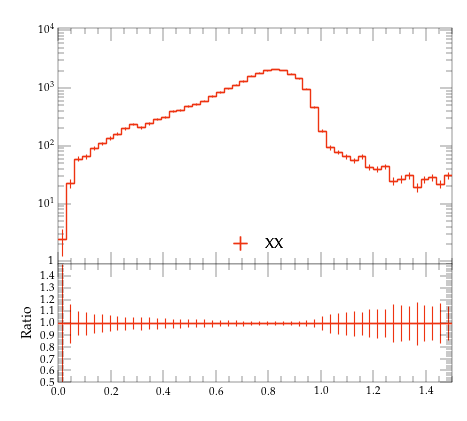

Here is the Python script that generated this plot:
#! /usr/bin/env python

# This Python script was auto-generated using YODA v2.0.2.
# Analysis object: /MC_HFJETS_NOTNORM/efracB
# Timestamp: 27-07-2026 (18:33:15)

import matplotlib as mpl
import matplotlib.pyplot as plt
mpl.use('Agg') # comment out for interactive use
import os
import numpy as np

plotDir = os.path.split(os.path.realpath(__file__))[0]
if 'YODA_USER_PLOT_PATH' in globals():
    plot_outdir = globals()['YODA_USER_PLOT_PATH']
else:
    plot_outdir = plotDir

#plot style
plt.style.use(os.path.join(plotDir, '../default.mplstyle'))
# plot metadata
figW, figH = plt.rcParams['figure.figsize']
ax_xLabel = r''
ax_yLabel = r''
ax_title  = r''
ax_xScale = 'linear'
ax_yScale = 'log'
xLims = (0.0, 1.5)
yLims = (0.9, 11000.0)

# TeX-friendly labels for the legend
labels = {
    'legend' : ([ r"XX" ], r""),
}

# Adjust canvas width and height
canvasW = 10.0
canvasH = 9.0
figW *= canvasW/10.
figH *= canvasH/9.

# Create figure and axis objects
fig, (ax, ratio0_ax) = plt.subplots(2, 1, sharex=True,
                  figsize=(figW,figH), gridspec_kw={'height_ratios': (6.0, 3.0)})

# Set figure margins
plt.subplots_adjust(
    left   = 1.0 * plt.rcParams['figure.subplot.left'],
    right  = 1.0 * plt.rcParams['figure.subplot.right'],
    top    = 1.0 * plt.rcParams['figure.subplot.top'],
    bottom = 1.0 * plt.rcParams['figure.subplot.bottom'])

ratio0_ax.yaxis.set_major_locator(mpl.ticker.MultipleLocator(0.1))
ratio0_ax.set_ylim(0.5, 1.4999)
ratio0_ax.set_ylabel('Ratio')

# the numerical data is stored in a separate file
dataf = dict()
prefix = os.path.split(__file__)[0]
if prefix:    prefix = prefix + '/'
exec(open(prefix+'efracB__data.py').read(), dataf)


legend_handles = dict() # keep track of handles for the legend

# style options for curves
# starts at zorder>=5 to draw curve on top of legend
styles = {
  'YYY': {
    'color' : '#EE3311',
    'linestyle' : '-',
    'linewidth' : 1,
    'marker' : 'none',
    'markersize' : 2,
    'capsize' : 0.0,
    'zorder' : 5,
    'histstyle' : 1,
    'drawstyle' : 'steps-pre',
    'xerrorbars' : 1,
    'yerrorbars' : 1,
    'fillcolor' : None,
    'fillopacity' : 1.0,
    'ratio0_linestyle' : '-',
    'ratio0_linewidth' : 1,
    'ratio0_marker' : 'none',
    'ratio0_markersize' : 2,
    'ratio0_capsize' : 0.0,
    'ratio0_zorder' : 5,
    'ratio0_histstyle' : 1,
    'ratio0_drawstyle' : 'steps-pre',
    'ratio0_xerrorbars' : 1,
    'ratio0_yerrorbars' : 1,
  },
}

# curve from input yoda files in main panel
for label, yvals in dataf['yvals'].items():
    if all(np.isnan(v) for v in dataf['yvals'][label]):
        continue
    tmp = None
    if styles[label]['histstyle']: # draw as histogram
        xpos = dataf['xedges'][label] if styles[label]['drawstyle'] else dataf['xpoints'][label]
        ypos = np.insert(yvals, 0, yvals[0]) if styles[label]['drawstyle'] else yvals
        if styles[label]['fillcolor']: # fill area below curve
            ax.fill_between(xpos, ypos, step='pre',
                            color=styles[label]['fillcolor'],
                            alpha=styles[label]['fillopacity'])
        tmp, = ax.plot(xpos, ypos,
                       color=styles[label]['color'],
                       linestyle=styles[label]['linestyle'],
                       linewidth=styles[label]['linewidth'],
                       drawstyle=styles[label]['drawstyle'], solid_joinstyle='miter',
                       zorder=styles[label]['zorder'], label=label)
    tmp = ax.errorbar(dataf['xpoints'][label], yvals,
                      xerr=np.array(dataf['xerrs'][label])*styles[label]['xerrorbars'],
                      yerr=np.array(dataf['yerrs'][label])*styles[label]['yerrorbars'],
                      fmt=styles[label]['marker'], capsize=styles[label]['capsize'],
                      markersize=styles[label]['markersize'],
                      ecolor=styles[label]['color'],
                      color=styles[label]['color'], zorder=styles[label]['zorder'])
    tmp[-1][0].set_linestyle(styles[label]['linestyle'])
    tmp[-1][0].set_linewidth(styles[label]['linewidth'])
    if label in dataf['add_legend_handle']:  legend_handles[label] = tmp
    for varLabel in dataf['variation_yvals'].keys():
        if varLabel.startswith(label):
            tmp, = ax.plot(dataf['xedges'][label], dataf['variation_yvals'][varLabel],
                           color=styles[label]['color'],
                           linestyle=styles[label]['linestyle'],
                           linewidth=styles[label]['linewidth'],
                           drawstyle='steps-pre', solid_joinstyle='miter',
                           zorder=styles[label]['zorder'], alpha=0.5)


# plots on ratio panel
# curve from input yoda files in ratio panel
for label, yvals in dataf['ratio0_yvals'].items():
    if all(np.isnan(v) for v in yvals):
        continue
    if styles[label]['ratio0_histstyle']: # plot as histogram
        xpos = dataf['xedges']['YYY'] if styles[label]['ratio0_drawstyle'] else dataf['xpoints']['YYY']
        ypos = np.insert(yvals, 0, yvals[0]) if styles[label]['ratio0_drawstyle'] else yvals
        ratio0_ax.plot(xpos, ypos,
                       color=styles[label]['color'],
                       linewidth=styles[label]['linewidth'],
                       linestyle=styles[label]['ratio0_linestyle'],
                       drawstyle=styles[label]['ratio0_drawstyle'], zorder=styles[label]['zorder'],
                       solid_joinstyle='miter')
    tmp = ratio0_ax.errorbar(dataf['xpoints']['YYY'], yvals,
                             xerr=np.array(dataf['ref_xerrs'])*styles[label]['ratio0_xerrorbars'],
                             yerr=np.array(dataf['ratio0_yerrs'][label])*styles[label]['ratio0_yerrorbars'],
                             fmt=styles[label]['ratio0_marker'], capsize=styles[label]['ratio0_capsize'],
                             markersize=styles[label]['ratio0_markersize'],
                             ecolor=styles[label]['color'],
                             color=styles[label]['color'])
    tmp[-1][0].set_linestyle(styles[label]['ratio0_linestyle'])
    tmp[-1][0].set_linewidth(styles[label]['ratio0_linewidth'])

    for varlabel in dataf['ratio0_variation_vals'].keys():
        if varlabel.startswith(label):
            ratio0_ax.plot(dataf['xedges']['YYY'],
                            dataf['ratio0_variation_vals'][varlabel],
                            color=styles[label]['color'],
                            linestyle=styles[label]['linestyle'],
                            linewidth=styles[label]['linewidth'],
                            drawstyle='steps-pre', solid_joinstyle='miter',
                            zorder=1, alpha=0.5)

legend_items = list(legend_handles.values())
ax.add_artist(ax.legend(legend_items,
                        labels['legend'][0],
                        title=labels['legend'][1],
                        alignment='left',
                        loc='lower center',
                        bbox_to_anchor=(0.5, 0.0)))

# set plot metadata as defined above
ratio0_ax.set_xlabel(ax_xLabel)
ratio0_ax.xaxis.set_label_coords(1., -0.15)
ax.set_ylabel(ax_yLabel, ha='right', va='top')
ax.yaxis.set_label_coords(-0.11, 1.0)
ax.set_title(ax_title, loc='left')
ax.set_xscale(ax_xScale)
ax.set_yscale(ax_yScale)
ax.set_xlim(xLims)
ax.set_ylim(yLims)

# tick formatting
plt.rcParams['xtick.top'] = True
plt.rcParams['ytick.right'] = True
ax.yaxis.set_major_locator(mpl.ticker.LogLocator(base=10.0, numticks=np.inf))
ax.yaxis.set_minor_locator(mpl.ticker.LogLocator(
                           base=10.0, subs=np.arange(0.1, 1, 0.1), numticks=np.inf))
fig.align_ylabels((ax, ratio0_ax))
plt.savefig(os.path.join(plot_outdir, 'efracB.pdf'), format='PDF')
plt.savefig(os.path.join(plot_outdir, 'efracB.png'), format='PNG')

plt.close(fig)
